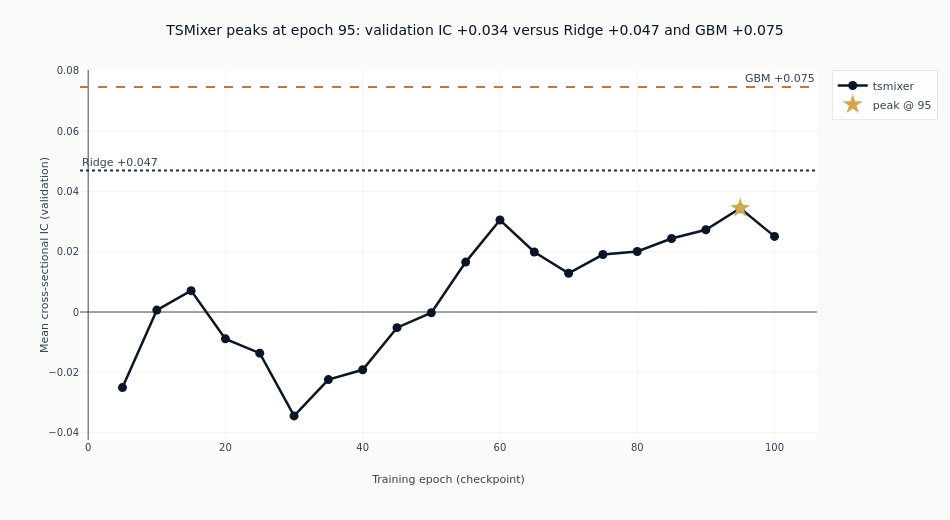

Notebook cell for this chart:
### Markdown cell above
## 5. Learning Curve

Validation IC at each registered checkpoint traces how TSMixer trains. The
selected point and both baselines are computed from the registry. A
non-monotonic curve makes the checkpoint choice part of validation rather than
an assumption that the final epoch is best.

### Code cell
all_curves = pl.DataFrame([c for r in grid_results for c in r["curve"]])
if all_curves.height > 0:
    cfg_data = all_curves.filter(pl.col("config") == best_name).sort("epoch")
    fig_lc = go.Figure(
        go.Scatter(
            x=cfg_data["epoch"].to_list(),
            y=cfg_data["ic_mean"].to_list(),
            mode="lines+markers",
            name=best_name,
            line=dict(color=COLORS["blue"], width=2.5),
            marker=dict(size=9, color=COLORS["blue"]),
        )
    )
    # Highlight the selected peak checkpoint.
    fig_lc.add_trace(
        go.Scatter(
            x=[best_epoch],
            y=[best_ic],
            mode="markers",
            name=f"peak @ {best_epoch}",
            marker=dict(size=15, color=COLORS["amber"], symbol="star"),
        )
    )
    fig_lc.add_hline(
        y=ridge_ic,
        line=dict(color=COLORS["slate"], width=2, dash="dot"),
        annotation_text=f"Ridge {ridge_ic:+.3f}",
        annotation_position="top left",
    )
    fig_lc.add_hline(
        y=gbm_ic,
        line=dict(color=COLORS["copper"], width=2, dash="dash"),
        annotation_text=f"GBM {gbm_ic:+.3f}",
        annotation_position="top right",
    )
    fig_lc.update_layout(
        title=(
            f"TSMixer peaks at epoch {best_epoch}: validation IC {best_ic:+.3f} "
            f"versus Ridge {ridge_ic:+.3f} and GBM {gbm_ic:+.3f}"
        ),
        height=520,
        width=950,
        legend=dict(title="", font=dict(size=11)),
        margin=dict(t=70),
    )
    fig_lc.update_xaxes(title_text="Training epoch (checkpoint)")
    fig_lc.update_yaxes(title_text="Mean cross-sectional IC (validation)")
    fig_lc.show()

    print(f"{'Config':10s}{'epoch':>8s}{'IC':>10s}{'N days':>9s}")
    for c in cfg_data.iter_rows(named=True):
        print(f"{c['config']:10s}{c['epoch']:8d}{c['ic_mean']:+10.4f}{int(c['ic_n_days']):9d}")

### Figure 1 — Plotly figure (JSON) as saved in the notebook; plotly's stock layout.template omitted (floating-point values rounded to 4 significant figures)
{"data": [{"line": {"color": "#0a1628", "width": 2.5}, "marker": {"color": "#0a1628", "size": 9}, "mode": "lines+markers", "name": "tsmixer", "type": "scatter", "x": [5, 10, 15, 20, 25, 30, 35, 40, 45, 50, 55, 60, 65, 70, 75, 80, 85, 90, 95, 100], "y": [-0.02506, 0.0006286, 0.007088, -0.008906, -0.01365, -0.03445, -0.02241, -0.01916, -0.005191, -0.0002279, 0.01655, 0.03051, 0.0199, 0.01286, 0.01906, 0.02006, 0.02439, 0.02727, 0.03443, 0.02508]}, {"marker": {"color": "#D4A84B", "size": 15, "symbol": "star"}, "mode": "markers", "name": "peak @ 95", "type": "scatter", "x": [95], "y": [0.03443]}], "layout": {"annotations": [{"showarrow": false, "text": "Ridge +0.047", "x": 0, "xanchor": "left", "xref": "x domain", "y": 0.04692, "yanchor": "bottom", "yref": "y"}, {"showarrow": false, "text": "GBM +0.075", "x": 1, "xanchor": "right", "xref": "x domain", "y": 0.07463, "yanchor": "bottom", "yref": "y"}], "height": 520, "legend": {"font": {"size": 11}, "title": {"text": ""}}, "margin": {"t": 70}, "shapes": [{"line": {"color": "#1a2d4a", "dash": "dot", "width": 2}, "type": "line", "x0": 0, "x1": 1, "xref": "x domain", "y0": 0.04692, "y1": 0.04692, "yref": "y"}, {"line": {"color": "#C87533", "dash": "dash", "width": 2}, "type": "line", "x0": 0, "x1": 1, "xref": "x domain", "y0": 0.07463, "y1": 0.07463, "yref": "y"}], "title": {"text": "TSMixer peaks at epoch 95: validation IC +0.034 versus Ridge +0.047 and GBM +0.075"}, "width": 950, "xaxis": {"title": {"text": "Training epoch (checkpoint)"}}, "yaxis": {"title": {"text": "Mean cross-sectional IC (validation)"}}}}
